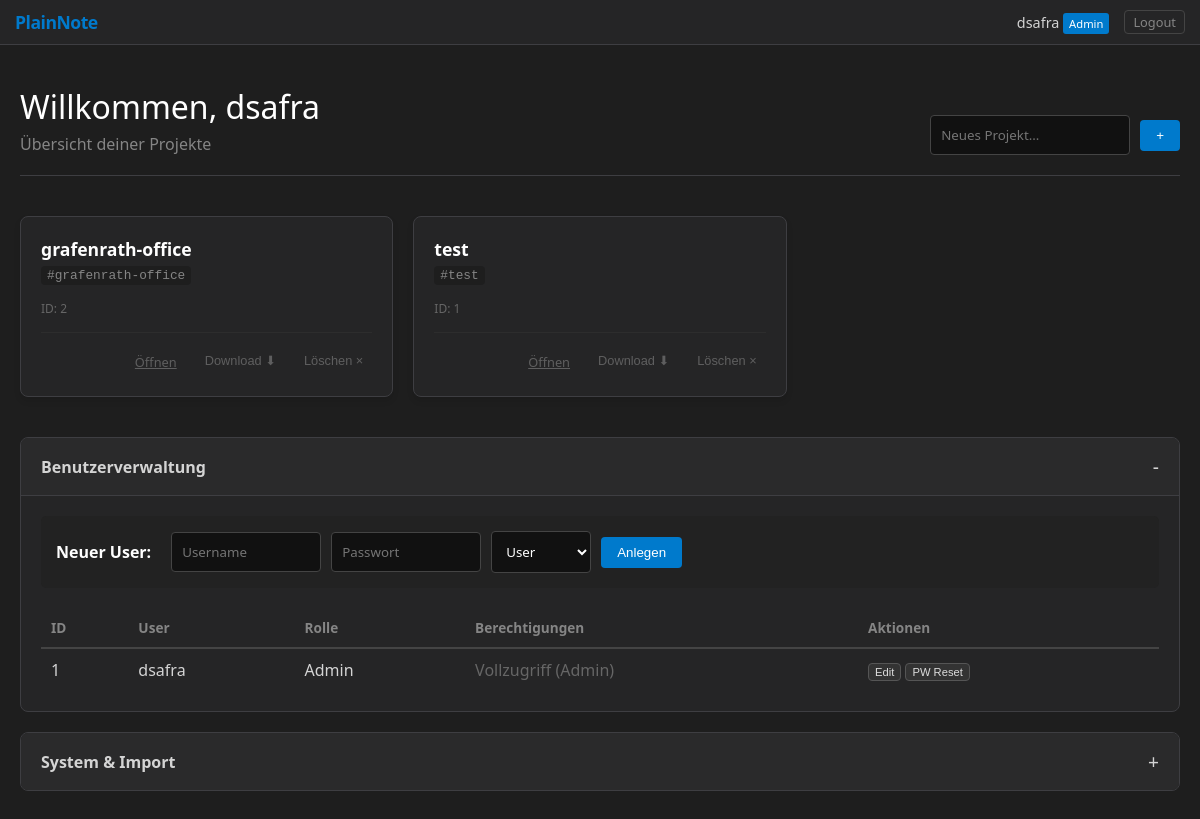
Page / (signed in) on the earlier database version.
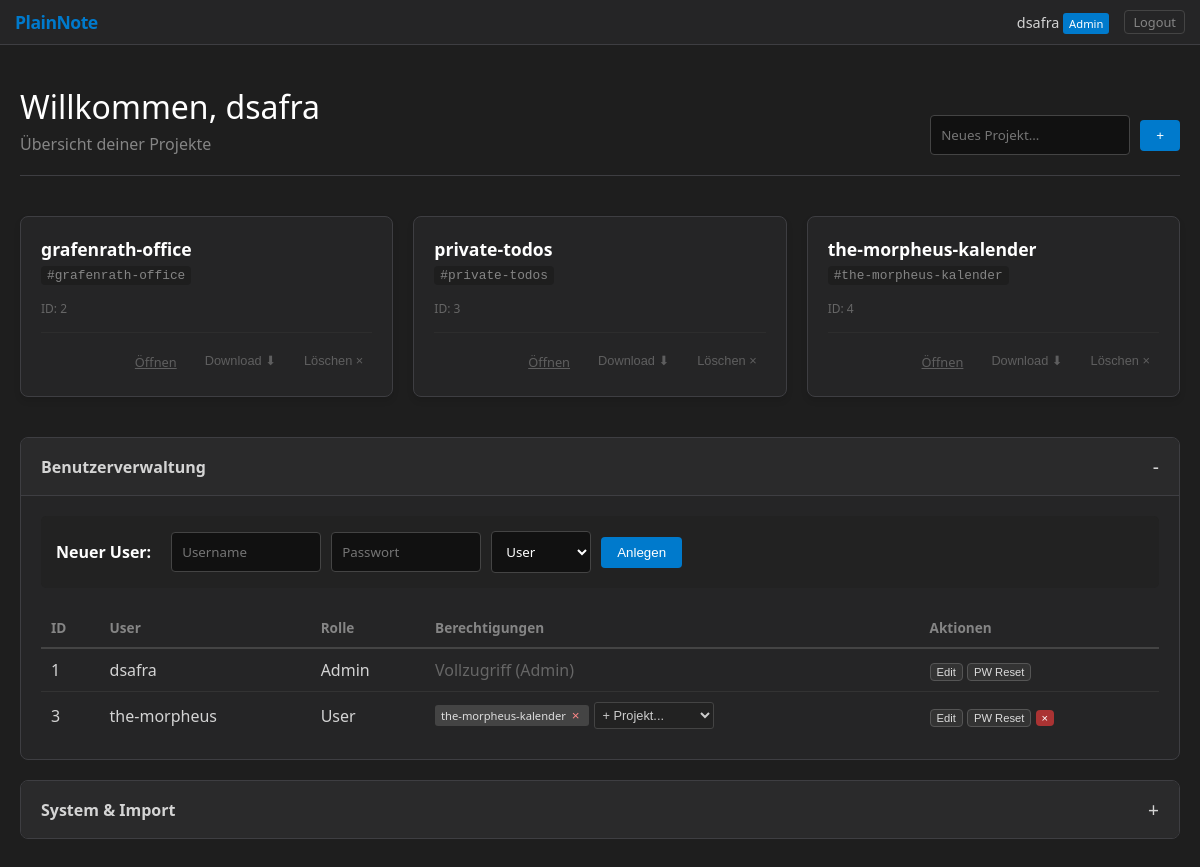
Same page on the later database version.
### tables this page shows
CREATE TABLE users (
            id INTEGER PRIMARY KEY AUTOINCREMENT,
            username TEXT UNIQUE NOT NULL,
            password TEXT NOT NULL,
            is_admin INTEGER DEFAULT 0,
            created_at DATETIME DEFAULT CURRENT_TIMESTAMP
        );

CREATE TABLE projects (
            id INTEGER PRIMARY KEY AUTOINCREMENT,
            slug TEXT UNIQUE NOT NULL,
            name TEXT,
            created_at DATETIME DEFAULT CURRENT_TIMESTAMP
        );

### src/Controllers/Controller.php (called while the page is built, shortened)
<?php
abstract class Controller {
    protected function view($path, $data = []) {
        extract($data);
        $basePath = $this->getBasePath();
        require __DIR__ . '/../Views/' . $path . '.php';
    }
    protected function getBasePath() {
        $scriptName = dirname($_SERVER['SCRIPT_NAME']);
        return ($scriptName === '/' || $scriptName === '\\') ? '' : $scriptName;
    }
    protected function user() {
        return $_SESSION['user'] ?? null;
    }
}

### src/Controllers/DashboardController.php (called while the page is built, shortened)
<?php
class DashboardController extends Controller {
    public function index() {
        $user = $this->user();
        if ($user['is_admin']) {
            $projects = Project::getAll();
            $allUsers = User::getAll();
        } else {
            $projects = Permission::getProjectsForUser($user['id']);
            $allUsers = [];
        }
        $this->view('dashboard/index', [
            'user' => $user,
            'projects' => $projects,
            'allUsers' => $allUsers,
            'allProjects' => ($user['is_admin'] ? $projects : [])
        ]);
    }
}

### src/Core/Router.php (called while the page is built, shortened)
<?php
class Router {
    private $routes = [];
    public function get($path, $callback) {
        $this->routes['GET'][$path] = $callback;
    }
    public function post($path, $callback) {
        $this->routes['POST'][$path] = $callback;
    }
    public function dispatch() {
        $method = $_SERVER['REQUEST_METHOD'];
        $uri = parse_url($_SERVER['REQUEST_URI'], PHP_URL_PATH);
        $scriptName = dirname($_SERVER['SCRIPT_NAME']);
        $basePath = ($scriptName === '/' || $scriptName === '\\') ? '' : $scriptName;
        $route = substr($uri, strlen($basePath));
        if (isset($this->routes[$method][$route])) {
            return call_user_func($this->routes[$method][$route]);
        }
    }
}

### public/index.php (called while the page is built, shortened)
<?php
$router = new Router();
$router->get('/setup', [new AuthController(), 'setup']);
$router->post('/setup', [new AuthController(), 'setup']);
$router->get('/login', [new AuthController(), 'login']);
$router->post('/login', [new AuthController(), 'login']);
$router->get('/logout', [new AuthController(), 'logout']);
$router->get('/', [new DashboardController(), 'index']);
$router->get('/index.php', [new DashboardController(), 'index']);
$router->post('/admin', [new AdminController(), 'handle']);
$router->get('#^/s/([a-z0-9-]+)$#', [new EditorController(), 'show']);
$router->post('#^/api/save/([a-z0-9-]+)$#', [new ApiController(), 'save']);
$router->get('#^/api/check/([a-z0-9-]+)$#', [new ApiController(), 'check']);
$router->dispatch();

### src/Core/Database.php (called while the page is built, shortened)
<?php
class Database {
    public static function getMasterDB() {
        $path = Config::MASTER_DB;
        $pdo = new PDO('sqlite:' . $path);
        $pdo->setAttribute(PDO::ATTR_ERRMODE, PDO::ERRMODE_EXCEPTION);
        $pdo->setAttribute(PDO::ATTR_DEFAULT_FETCH_MODE, PDO::FETCH_ASSOC);
        $pdo->exec("PRAGMA journal_mode = WAL; PRAGMA foreign_keys = ON;");
        $pdo->exec("CREATE TABLE IF NOT EXISTS users (
            id INTEGER PRIMARY KEY AUTOINCREMENT,
            username TEXT UNIQUE NOT NULL,
            password TEXT NOT NULL,
            is_admin INTEGER DEFAULT 0,
            created_at DATETIME DEFAULT CURRENT_TIMESTAMP
        )");
        $pdo->exec("CREATE TABLE IF NOT EXISTS projects (
            id INTEGER PRIMARY KEY AUTOINCREMENT,
            slug TEXT UNIQUE NOT NULL,
            name TEXT,
            created_at DATETIME DEFAULT CURRENT_TIMESTAMP
        )");
        $pdo->exec("CREATE TABLE IF NOT EXISTS permissions (
            user_id INTEGER,
            project_id INTEGER,
            PRIMARY KEY (user_id, project_id),
            FOREIGN KEY(user_id) REFERENCES users(id) ON DELETE CASCADE,
            FOREIGN KEY(project_id) REFERENCES projects(id) ON DELETE CASCADE
        )");
        return $pdo;
    }
}

### src/Models/User.php (called while the page is built, shortened)
<?php
class User {
    public static function getAll() {
        return Database::getMasterDB()->query("SELECT * FROM users ORDER BY username")->fetchAll();
    }
}

### src/Models/Project.php (called while the page is built, shortened)
<?php
class Project {
    public static function getAll() {
        return Database::getMasterDB()->query("SELECT * FROM projects ORDER BY slug")->fetchAll();
    }
}

### src/Models/Permission.php (called while the page is built, shortened)
<?php
class Permission {
    public static function getPermissionsForUser($userId) {
        $pdo = Database::getMasterDB();
        $stmt = $pdo->prepare("SELECT p.slug, p.id FROM permissions perm JOIN projects p ON perm.project_id = p.id WHERE perm.user_id = ?");
        $stmt->execute([$userId]);
        return $stmt->fetchAll();
    }
}

### src/Views/dashboard/index.php (the view, shortened to what this page needs)
<!DOCTYPE html><html lang="de"><head><meta charset="UTF-8"><title>PlainNote Dashboard</title>
    <link rel="stylesheet" href="<?=$basePath?>/assets/css/style.css"></head>
    <body>
    <header>
        <a href="<?=$basePath?>/" class="brand">PlainNote</a>
        <div class="user-menu">
            <span><?=htmlspecialchars($user['username'])?> <?=($user['is_admin']?'<span class="badge badge-admin">Admin</span>':'')?></span>
            <a href="<?=$basePath?>/logout" class="logout-link">Logout</a>
        </div>
    </header>
    <div class="dash-container">
        <div class="dash-header-hero">
            <div>
                <h1>Willkommen, <?=htmlspecialchars($user['username'])?></h1>
                <p>Übersicht deiner Projekte</p>
            </div>
            <?php if($user['is_admin']): ?>
                <div>
                    <form method="post" action="<?=$basePath?>/admin" class="inline-form">
                        <input name="slug" class="gen-input" placeholder="Neues Projekt..." style="width:200px" required>
                        <button class="btn-primary">+</button>
                    </form>
                </div>
            <?php endif; ?>
        </div>
    <div class="proj-grid">
    <?php foreach($projects as $p):
        $s = htmlspecialchars($p['slug']); ?>
        <div class='proj-card'>
            <a href='<?=$basePath?>/s/<?=$s?>' class='proj-title'><?=$s?></a>
            <span class='proj-slug'>#<?=$s?></span>
            <div class='proj-meta'><span>ID: <?=$p['id']?></span></div>
            <div class='proj-actions'>
                <a href='<?=$basePath?>/s/<?=$s?>' class='action-btn'>Öffnen</a>
        <?php if($user['is_admin']): ?>
            <form method='post' action='<?=$basePath?>/admin' style='margin:0'>
                    <button class='action-btn' title='Export'>Download ⬇</button>
                  </form>
            <form method='post' action='<?=$basePath?>/admin' style='margin:0' onsubmit='return confirm("Projekt <?=$s?> wirklich LÖSCHEN?")'>
                    <button class='action-btn danger' title='Löschen'>Löschen &times;</button>
            </form>
        <?php endif; ?>
        </div></div>
    <?php endforeach; ?>
    </div>
    <?php if ($user['is_admin']): ?>
        <details class="admin-section" open>
            <summary>Benutzerverwaltung</summary>
            <div class="admin-content">
                <form action="<?=$basePath?>/admin" method="post" class="inline-form" style="margin-bottom:20px; background:#222; padding:15px; border-radius:5px;">
                    <span style="font-weight:bold; color:#fff; margin-right:10px;">Neuer User:</span>
                    <input name="username" placeholder="Username" class="gen-input" required style="width:150px">
                    <input name="password" placeholder="Passwort" class="gen-input" required style="width:150px">
                    <select name="is_admin" class="gen-input" style="width:100px">
                        <option value="0">User</option>
                    </select>
                    <button class="btn-primary">Anlegen</button>
                </form>
                <table class="admin-table">
                    <thead><tr><th>ID</th><th>User</th><th>Rolle</th><th>Berechtigungen</th><th>Aktionen</th></tr></thead>
                    <tbody>
                    <?php foreach($allUsers as $u): ?>
                        <tr>
                            <td><?=$u['id']?></td>
                            <td><?=htmlspecialchars($u['username'])?></td>
                            <td><?=($u['is_admin']?'Admin':'User')?></td>
                            <td>
                            <?php if(!$u['is_admin']):
                                $perms = \App\Models\Permission::getPermissionsForUser($u['id']);
                                $existingProjectIds = array_column($perms, 'id');
                                foreach($perms as $r): ?>
                                <span class='badge'><?=htmlspecialchars($r['slug'])?>
                                    <form method='post' action='<?=$basePath?>/admin' style='display:inline'>
                                        <button style='background:none;border:none;color:#f88;cursor:pointer;padding:0;margin-left:3px;'>&times;</button>
                                    </form>
                                 </span>
                                <?php endforeach;
                                $availableProjects = array_filter($allProjects, function($p) use ($existingProjectIds) {
                                    return !in_array($p['id'], $existingProjectIds);
                                });
                                if(!empty($availableProjects)):
                                ?>
                                <form method='post' action='<?=$basePath?>/admin' style='display:inline-block; margin-left:5px;'>
                                    <select name='project_id' onchange="this.form.submit()" style='padding:4px;background:#222;color:#ccc;border:1px solid #444;border-radius:3px;cursor:pointer;font-size:0.8rem;max-width:120px;'>
                                        <option value='' selected disabled>+ Projekt...</option>
                                    </select>
                                </form>
                                <?php endif; ?>
                            <?php else: echo "<span style='color:#666'>Vollzugriff (Admin)</span>"; endif; ?>
                            </td>
                            <td>
                                <button class="btn-secondary" style="font-size:0.7rem; padding:2px 6px"
                                    onclick='openEditUser(<?=$u['id']?>, <?=json_encode($u['username'])?>, <?=$u['is_admin']?>)'>Edit</button>
                                <form method='post' action='<?=$basePath?>/admin' style='display:inline' onsubmit='return confirm("PW Reset?")'>
                                    <button class='btn-secondary' style='font-size:0.7rem; padding:2px 6px'>PW Reset</button>
                                </form>
                                <?php if($u['id']!==$user['id']): ?>
                                 <form method='post' action='<?=$basePath?>/admin' style='display:inline' onsubmit='return confirm("Löschen?")'>
                                    <button class='btn-danger' style='font-size:0.7rem; padding:2px 6px'>&times;</button>
                                 </form>
                                <?php endif; ?>
                            </td>
                        </tr>
                    <?php endforeach; ?>
                    </tbody></table></div></details>
        <details class="admin-section">
            <summary>System & Import</summary>
        </details>
    <?php endif; ?>
    </div>
    </body></html>

### public/assets/css/style.css (style rules this page uses)
:root { --bg-dark: #1e1e1e; --bg-panel: #252526; --border: #3e3e42; --accent: #007acc; --accent-hover: #0062a3; --text-main: #d4d4d4; --text-muted: #858585; --danger: #d9534f; --success: #4dff88; --cal-height: 50%; }
* { box-sizing: border-box; }
body { margin: 0; font-family: 'Segoe UI', 'Inter', system-ui, sans-serif; background-color: var(--bg-dark); color: var(--text-main); height: 100vh; display: flex; flex-direction: column; overflow: hidden; }
.dash-container { flex: 1; overflow-y: auto; padding: 40px 20px; max-width: 1200px; margin: 0 auto; width: 100%; }
.dash-header-hero { margin-bottom: 40px; border-bottom: 1px solid var(--border); padding-bottom: 20px; display: flex; justify-content: space-between; align-items: end; }
.dash-header-hero h1 { margin: 0; font-size: 2rem; font-weight: 300; color: #fff; }
.dash-header-hero p { margin: 5px 0 0; color: var(--text-muted); }
.proj-grid { display: grid; grid-template-columns: repeat(auto-fill, minmax(280px, 1fr)); gap: 20px; margin-bottom: 40px; }
.proj-card { background: var(--bg-panel); border: 1px solid var(--border); border-radius: 8px; padding: 20px; transition: transform 0.2s, border-color 0.2s; display: flex; flex-direction: column; position: relative; box-shadow: 0 4px 6px rgba(0,0,0,0.1); }
.proj-title { font-size: 1.1rem; font-weight: 600; color: #fff; margin-bottom: 5px; text-decoration: none; display: block; }
.proj-slug { font-family: monospace; color: var(--text-muted); font-size: 0.8rem; background: rgba(0,0,0,0.2); padding: 2px 6px; border-radius: 4px; align-self: flex-start; }
.proj-meta { margin-top: 15px; font-size: 0.75rem; color: #666; display: flex; justify-content: space-between; align-items: center; }
.proj-actions { margin-top: 15px; padding-top: 15px; border-top: 1px solid #333; display: flex; gap: 10px; justify-content: flex-end; opacity: 0.6; transition: opacity 0.2s; }
.action-btn { background: transparent; border: 1px solid transparent; color: var(--text-muted); cursor: pointer; padding: 4px 8px; border-radius: 4px; font-size: 0.8rem; transition: all 0.2s; }
details.admin-section { background: var(--bg-panel); border: 1px solid var(--border); border-radius: 8px; margin-bottom: 20px; overflow: hidden; }
details.admin-section summary { padding: 15px 20px; cursor: pointer; font-weight: 600; background: #2a2a2b; list-style: none; display: flex; align-items: center; justify-content: space-between; }
details.admin-section summary:after { content: '+'; font-size: 1.2rem; font-weight: normal; }
details.admin-section[open] summary:after { content: '-'; }
.admin-content { padding: 20px; border-top: 1px solid var(--border); }
.admin-table { width: 100%; border-collapse: collapse; margin-top: 10px; }
.admin-table th { text-align: left; padding: 10px; border-bottom: 2px solid #444; color: var(--text-muted); font-size: 0.85rem; }
.admin-table td { padding: 10px; border-bottom: 1px solid #333; }
.admin-table tr:last-child td { border-bottom: none; }
.inline-form { display: flex; gap: 10px; align-items: center; flex-wrap: wrap; }
header { height: 45px; background: var(--bg-panel); border-bottom: 1px solid var(--border); display: flex; align-items: center; justify-content: space-between; padding: 0 15px; flex-shrink: 0; }
.brand { font-weight: 700; color: var(--accent); text-decoration: none; font-size: 1.1rem; letter-spacing: -0.5px; }
.user-menu { display: flex; align-items: center; gap: 15px; font-size: 0.9rem; }
.logout-link { color: var(--text-muted); text-decoration: none; font-size: 0.8rem; border: 1px solid #444; padding: 2px 8px; border-radius: 4px; }
.form-control, .gen-input { width: 100%; padding: 10px; background: #111; border: 1px solid #444; color: #fff; border-radius: 4px; font-family: inherit; }
.btn-primary { background: var(--accent); color: white; border: none; padding: 8px 16px; border-radius: 4px; cursor: pointer; font-weight: 500; }
.btn-secondary { background: #333; color: #ddd; border: 1px solid #555; padding: 8px 16px; border-radius: 4px; cursor: pointer; }
.btn-danger { background: #a33; color: white; border: none; padding: 8px 16px; border-radius: 4px; cursor: pointer; }
.badge { padding: 3px 6px; border-radius: 3px; font-size: 0.7rem; background: #444; color: #ddd; }
.badge-admin { background: var(--accent); color: white; }

Differences in the rows shown:
removed projects: slug "test", id "1", shown under "Willkommen, dsafra"
added projects: slug "private-todos", id "3", shown under "Willkommen, dsafra"
added projects: slug "the-morpheus-kalender", id "4"
added users: id "3", username "the-morpheus", is_admin "User"
